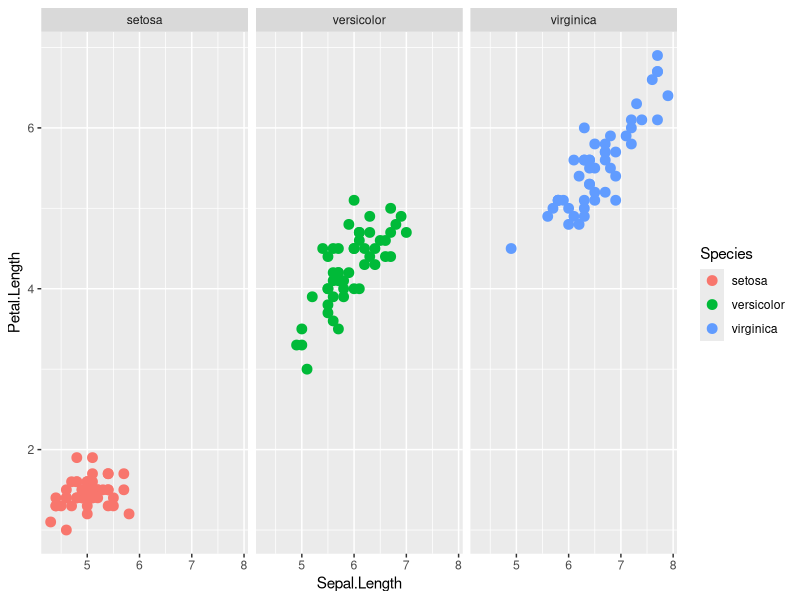

Here is the R script that generated this plot:
#'---
#'output: github_document
#'---

#' Test r *script*.

library(ggplot2)

ggplot(iris, aes(x=Sepal.Length, y=Petal.Length, colour=Species)) +
  geom_point(size=3) +
  facet_grid(. ~ Species)




